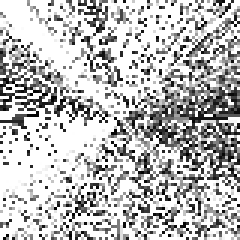
#> input picture thalamus-sorter/00003-layernorm-embeddings/test1_layernorm_rmsnorm_dims2_100k.png, 80 x 80 px, given in place of the camera (shown 3 times larger)
$ python lsh.py   (older library calls are emulated)
#> lines starting #> are read from the running program, lines starting #| are printed output that depends on the picture
import cv2
import math
import numpy as np
import random
from sklearn.neighbors import NearestNeighbors


CAMERA_DIM = (640//20, 480//20)

def get_new_coordinates(ix, iy, jx, jy):
    """Gets new set of coordinates closer to each other"""
    # Compute the Euclidean distance between the original points
    d = math.sqrt((ix - jx) ** 2 + (iy - jy) ** 2)
    if d == 0:
        return ix, iy, jx, jy

    # Compute the midpoint of the line segment connecting the original points
    mx = (ix + jx) / 2
    my = (iy + jy) / 2

    # Compute the unit vector in the direction of the line segment connecting the original points
    ux = (jx - ix) / d
    uy = (jy - iy) / d

    # Compute the perpendicular unit vector to the line segment
    vx = -uy
    vy = -ux

    # Compute the coordinates of the new points
    k = math.sqrt(d ** 2 - (d / 2) ** 2)  # distance from midpoint to new points
    new_ix = round(ix + ux)
    new_iy = round(iy + uy)
    new_jx = round(jx - ux)
    new_jy = round(jy - uy)
    return (new_ix, new_iy, new_jx, new_jy)

# Define the sigmoid activation function
def sigmoid(x):
    return 1 / (1 + np.exp(-x))

# Define the derivative of the sigmoid function
def sigmoid_derivative(x):
    return sigmoid(x) * (1 - sigmoid(x))

# [75 lines left out: functions train, pearson_correlation, matrix_correlations_v2, not called in this run]

def get_gray_image(cap):

    # Capture a frame from the camera
    ret = False

    # Continuously capture frames from the camera until a valid frame is available
    while True:
        # Capture a frame from the camera
        ret, frame = cap.read()
#> frame is the input picture: shape (80, 80, 3); min 0, max 255, mean 186.7

        # Check if the frame is valid
        if ret:
            break
        #cv2.waitKey(10)

    # Resize the frame to a smaller size
    resized_frame = cv2.resize(frame, CAMERA_DIM)
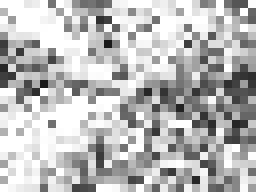
#> resized_frame: shape (24, 32, 3) (shown 8 times larger); min 24, max 255, mean 185.7

    # Convert the resized frame to grayscale
    gray_frame = cv2.cvtColor(resized_frame, cv2.COLOR_BGR2GRAY)

    # Flatten the grayscale frame to a one-dimensional numpy array
    gray_vector = np.ravel(gray_frame) / 255.0
#> gray_vector = 768 values, max 1 at index 0, min 0.0941 at index 173, mean 0.728

    return gray_vector

def show(gray_vector):
    # Reshape the flattened grayscale frame to its original size
    gray_frame = np.reshape(gray_vector, (CAMERA_DIM[1], CAMERA_DIM[0]))

    # Normalize the grayscale frame to the range of 0 to 255
    normalized_frame = cv2.normalize(
        gray_frame, None, 0, 255, cv2.NORM_MINMAX, dtype=cv2.CV_8U)

    # Display the normalized frame as an image
    cv2.imshow("Normalized Frame", normalized_frame)
    cv2.waitKey(1)

# [75 lines left out: functions sorter, sort_weights, sort_output, coords, not called in this run]

def to_index(x, y, w, h):
    return y*w + x

# [77 lines left out: functions correlation, create_weight_matrix, cost_function_sampled, cost_function, simulated_annealing, not called in this run]

def get_neuron(W1, j):
    idx = np.where(W1[:, j] == 1)
    if len(idx[0]) == 0:
        return None
    return idx[0][0]

def get_weight(weight_matrix, i, j):
    return weight_matrix[i, j][0]

def get_neuron_weight(weight_matrix, W1, i, j):
    return weight_matrix[get_neuron(W1, i), get_neuron(W1, j)][0]

# [16 lines left out: functions update_weights, sort_output_sa, not called in this run]

def save(gray1, gray2,  output_count):
    # Resize images to the same height if necessary
    max_height = max(gray1.shape[0], gray2.shape[0])
    total_width = gray1.shape[1] + gray2.shape[1]

    # Optionally, add some space between the images
    padding = 10  # Adjust padding to your needs
    total_width += padding

    # Create an empty image with the appropriate size
    joined_image = np.zeros((max_height, total_width), dtype='uint8')

    # Place the first image on the left
    joined_image[:gray1.shape[0], :gray1.shape[1]] = gray1

    # Place the second image on the right, with padding if specified
    joined_image[:gray2.shape[0], gray1.shape[1]+padding:] = gray2

    file_name = './output/output%06d.png' % output_count
    cv2.imwrite(file_name, joined_image)


def tick():
    steps = 50
    input_dim = np.prod(CAMERA_DIM)
    output_dim = input_dim
    temporal_input = np.zeros((input_dim, steps))
    temporal_output = np.zeros((output_dim, steps))
    # 0 - weight and 1 - count of times it was updated
    weight_matrix = np.zeros((output_dim, output_dim, 2))
    W1 = np.eye(input_dim, output_dim)
    # [6 lines of commented-out code are left out]
    cap = cv2.VideoCapture(0)
    tick = 0
    while True:
        step = tick % steps
        tick += 1
        temporal_input[:, step] = get_gray_image(cap)
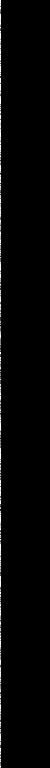
#> temporal_input: shape (768, 50) float64; min 0, max 1, mean 0.0146
        input = temporal_input[:, step]
#> input has the same summary as gray_vector in get_gray_image
        z1 = np.dot(input, W1)
#> z1 has the same summary as gray_vector in get_gray_image
        a1 = sigmoid(z1)
#> a1 = 768 values, max 0.731 at index 0, min 0.524 at index 173, mean 0.672
        temporal_output[:, step] = z1
        success_sort_count = 0
        variance = np.var(temporal_input, axis=1)
#> variance = 768 values, max 0.0196 at index 0, min 0.000174 at index 173, mean 0.0116
        show(input)
#> in show, `normalized_frame = cv2.normalize( gray_frame, None, 0, 255, cv2.NORM_M..`:
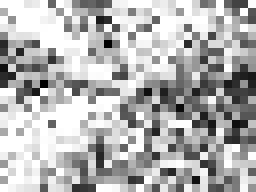
#> normalized_frame: shape (24, 32) (shown 8 times larger); min 0, max 255, mean 178.5
        if tick >= steps:
            nn = NearestNeighbors(n_neighbors=8, algorithm='ball_tree')
            nn.fit(temporal_input)
            distances, neighbors_indices = nn.kneighbors(return_distance=True)
            for i, neighbors in enumerate(neighbors_indices):
                for i2, j in enumerate(neighbors):
                    if i != j:
                        corr = correlation(temporal_output, temporal_output, i, j)
                        #print(corr, distances[i][i2])
                        #update_weights(weight_matrix, abs(1.0-distances[i][i2]), get_neuron(W1, i), get_neuron(W1, j))
                        update_weights(weight_matrix, abs(corr), get_neuron(W1, i), get_neuron(W1, j))
            #print(neighbors_indices)
        cv2.waitKey(1)
        cv2.imshow(
            "Weights",
            cv2.normalize(weight_matrix[:, :, 0], None, 0, 255, cv2.NORM_MINMAX, dtype=cv2.CV_8U)
        )
        save(
            cv2.normalize(np.reshape(input, (CAMERA_DIM[1], CAMERA_DIM[0])), None, 0, 255, cv2.NORM_MINMAX, dtype=cv2.CV_8U),
            cv2.normalize(weight_matrix[:, :, 0], None, 0, 255, cv2.NORM_MINMAX, dtype=cv2.CV_8U),
            tick
        )
#> in save, `joined_image[:gray1.shape[0], :gray1.shape[1]] = gray1`:
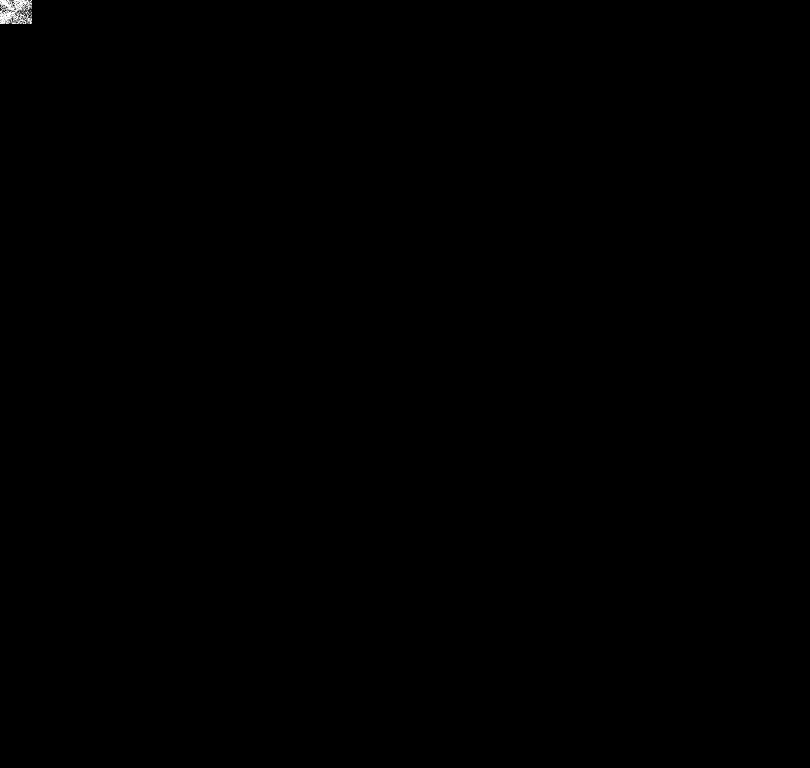
#> joined_image: shape (768, 810); min 0, max 255, mean 0.2
    cap.release()
    cv2.destroyAllWindows()


if __name__ == '__main__':
    assert get_new_coordinates(1, 1, 1, 1) == (1, 1, 1, 1)
    assert get_new_coordinates(1, 1, 5, 5) == (2, 2, 4, 4)
    assert get_new_coordinates(5, 5, 1, 1) == (4, 4, 2, 2)
    assert get_new_coordinates(-5, -5, 5, 5) == (-4, -4, 4, 4)
    assert get_new_coordinates(1, 1, 1, 2) == (1, 2, 1, 1)
    assert get_neuron(np.eye(5, 5), 0) == 0
    assert get_neuron(np.eye(5, 5), 4) == 4
    assert get_neuron(np.eye(5, 5), 3) == 3
    assert get_neuron(np.rot90(np.eye(5, 5)), 0) == 4
    assert get_neuron(np.eye(3, 7), 1) == 1
    assert get_neuron(np.eye(3, 7), 3) is None
    tick()

$ run again, on thalamus-sorter/00003-layernorm-embeddings/test4_rmsnorm_dims16_500k.png
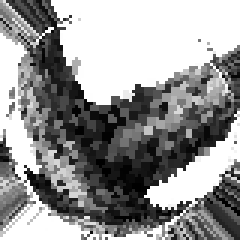
#> input picture thalamus-sorter/00003-layernorm-embeddings/test4_rmsnorm_dims16_500k.png, 80 x 80 px, given in place of the camera (shown 3 times larger)
#> in get_gray_image, frame is the input picture: shape (80, 80, 3); min 0, max 255, mean 150.2
#> in get_gray_image, `resized_frame = cv2.resize(frame, CAMERA_DIM)`:
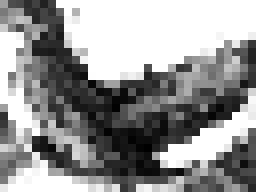
#> resized_frame: shape (24, 32, 3) (shown 8 times larger); min 0, max 255, mean 149.7
#> gray_vector = 768 values, max 1 at index 7, min 0 at index 594, mean 0.587
#> in tick, `temporal_input[:, step] = get_gray_image(cap)`:
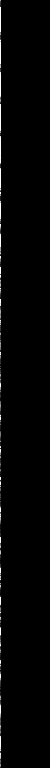
#> temporal_input: shape (768, 50) float64; min 0, max 1, mean 0.0117
#> input has the same summary as gray_vector in get_gray_image
#> z1 has the same summary as gray_vector in get_gray_image
#> a1 = 768 values, max 0.731 at index 7, min 0.5 at index 594, mean 0.639
#> variance = 768 values, max 0.0196 at index 7, min 0 at index 594, mean 0.00926

$ run again, on thalamus-sorter/00003-layernorm-embeddings/test5_rmsnorm_margin0_dims16_500k.png
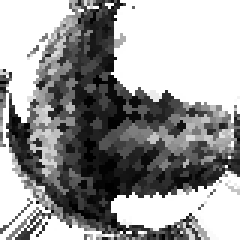
#> input picture thalamus-sorter/00003-layernorm-embeddings/test5_rmsnorm_margin0_dims16_500k.png, 80 x 80 px, given in place of the camera (shown 3 times larger)
#> in get_gray_image, frame is the input picture: shape (80, 80, 3); min 0, max 255, mean 154.7
#> in get_gray_image, `resized_frame = cv2.resize(frame, CAMERA_DIM)`:
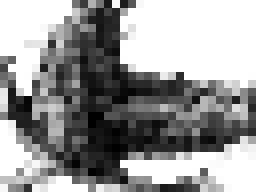
#> resized_frame: shape (24, 32, 3) (shown 8 times larger); min 0, max 255, mean 153.4
#> gray_vector = 768 values, max 1 at index 0, min 0 at index 459, mean 0.601
#> in tick, `temporal_input[:, step] = get_gray_image(cap)`:
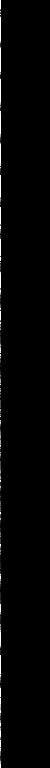
#> temporal_input: shape (768, 50) float64; min 0, max 1, mean 0.012
#> input has the same summary as gray_vector in get_gray_image
#> z1 has the same summary as gray_vector in get_gray_image
#> a1 = 768 values, max 0.731 at index 0, min 0.5 at index 459, mean 0.642
#> variance = 768 values, max 0.0196 at index 0, min 0 at index 459, mean 0.00977
